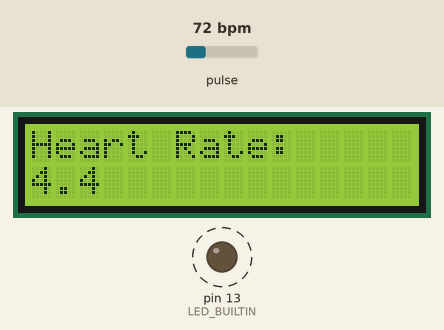
Simulated run of this sketch. Board: Arduino Uno, built with avr-gcc and run on an emulated ATmega328P. On the bench: 16×2 character LCD, output pins drawn as LEDs (lit = HIGH). Dashed ring = blinking. The inputs (shaded band) are chosen by the test bench; at power-on: pulse 72 bpm. What the sketch prints to the serial monitor is not drawn.

Above: at 3.3 s.
3.4 s: pulse set to 130 bpm
At 3.56 s:
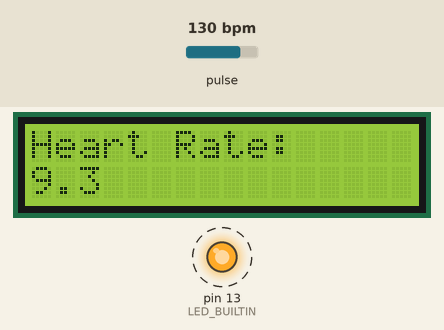
4.9 s: pulse set to 42 bpm
At 6.0 s:
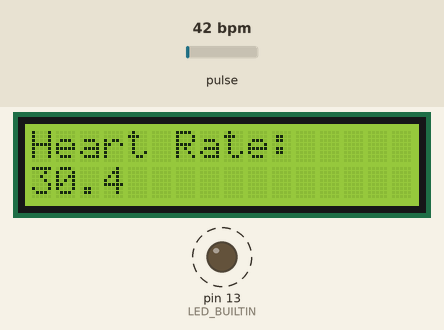
7.9 s: pulse set to 70 bpm
At 8.4 s:
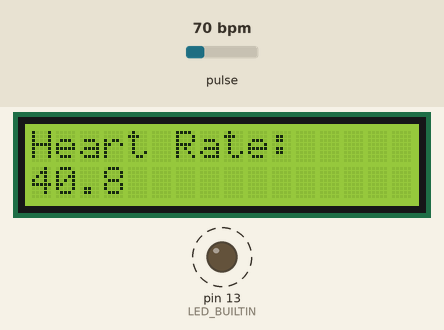
Timing chart, 0 to 16.3 s (numbered marks = the images above; inputs shaded):
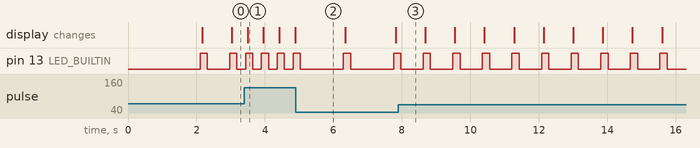

Measured:
- after the input at 4.9 s, pin 13 (LED_BUILTIN): LOW → HIGH after 1.4 s, → LOW 0.21 s later, → HIGH 1.3 s later
- after the input at 7.9 s, pin 13 (LED_BUILTIN): alternates HIGH for 0.21 s and LOW for 0.65 s, starting after 0.72 s
- by itself, pin 13 (LED_BUILTIN): alternates HIGH for 0.21 s and LOW for 0.25 s
- what the display in image 1 shows lasts 0.5 s, from 3.5 s to 4.0 s

The sketch:

PulseDisplayBluetooth_Git.ino
```cpp
#include <LiquidCrystal.h>
#include <PulseSensorPlayground.h>
#include <SoftwareSerial.h>

// Pulse sensor pin and object. Taken from PulseSensorPlayground Library
// PulseSensorPlayground object has built-in filtering and smoothing of pulse which was modified and added to in the sketch.
const int PulseWire = 0;               // PulseSensor GREEN WIRE connected to ANALOG PIN 0
const int LED = LED_BUILTIN;           // The on-board Arduino LED, close to PIN 13.
int Threshold = 250;                   // Orignal threshold (550) changed to 250 for threshold filtering. Higher thresholds prone to missing fait heartbeats
PulseSensorPlayground pulseSensor;     // PulseSensorPlayground object named pulseSensor

// LCD pin. Taken from LiquidCrystal Library
const int rs = 12, en = 11, d4 = 5, d5 = 4, d6 = 3, d7 = 2; // defines specific arduino pins that connect to control and data pins of LCD
LiquidCrystal lcd(rs, en, d4, d5, d6, d7); // LiquidCrystal object named lcd

// Bluetooth pin. Taken from SoftwareSerial Library
SoftwareSerial BTSerial(10, 9);        // SoftwareSerial object named BTSerial. Used set-up connect to HC-05 Bluetooth module

// We have set up a smoothing filter to stablise BPM readings from pulse sensor, using our own code.
const int filterSize = 20;             // Filter size for smoothing BPM readings. Avergaes over last 20 readings to reduce noise and smooth pulse
int bpmReadings[filterSize] = {0};     // Array to stores last `filterSize` BPM readings. Oldest reading is replaced by newest in circular manner
int currentReadingIndex = 0;           // Index for the current reading in the array
float smoothedBPM = 0.0;               // stores value of filtered BPM as a float after applying smoothing filter calculation

// We have set up weighting factors for additional filtering
// Type of low pass filtering that assigns more importance (weight) to more recent values in the filter size array
float weights[filterSize];             // Array to store the weights
float totalWeight = 0.0;               // Sum of weights for normalization

void setup() {
  Serial.begin(115200);                // Initialise Serial Monitor. Sets baud rate to 115200 allowing for fast data transfer to computer
  BTSerial.begin(9600);                // Initialise software serial communication on the BTSeriaL object. Sets default baud rate of 9600 for HC-05

  // Configure the PulseSensor object. Taken from PulseSensor Library
  pulseSensor.analogInput(PulseWire);  // Defines anologue input pin to read data. Previosuly set to A0 for PulseWire
  pulseSensor.blinkOnPulse(LED);       // Blink Arduino's LED with heartbeat
  pulseSensor.setThreshold(Threshold); // Defines threshold of PulseSensor object as 250

  // Initialize weights with exponential values to improve smoothing. Formula for exponential weight provided by CHATGPT
  for (int i = 0; i < filterSize; i++) { // Iterates over each element in the weight array
    weights[i] = pow(0.9, filterSize - i - 1); // Formula for exponential weights. Sets base of 0.9 raised to a decreasing exponent.
    totalWeight += weights[i];         // Accumulates sum of all weights for normalisation
  }

  // Initialize LCD. Taken from LiquidCrystal Library
  lcd.begin(16, 2);                    // Set up the LCD's number of columns and rows
  lcd.print("HR Monitor");     // Print a message on the first row
  delay(2000);                         // Wait 2 seconds before starting to display BPM
  lcd.clear();                         // Clear the LCD for BPM display

 // Added our own code to SoftwareSerial Library. Checks data can be wirelessly sent
  if (pulseSensor.begin()) {
    BTSerial.print("We created a pulseSensor Object !");
  }
}
  // From PulseSensoryPlayground Library
void loop() {
  if (pulseSensor.sawStartOfBeat()) {             // Check if a beat happened
    int myBPM = pulseSensor.getBeatsPerMinute();  // Get the raw BPM reading
    BTSerial.print("♥  A HeartBeat Happened ! "); // If test is "true", print a message "a heartbeat happened" in Bluetooth device

    // Update the bpmReadings array with the new BPM value
    bpmReadings[currentReadingIndex] = myBPM;     // Inserts latest BPM reading (myBPM) into bpmReadings array at position indicated by currentReadingIndex
    currentReadingIndex = (currentReadingIndex + 1) % filterSize; // Modulus operator implements circular buffer.  Move to next index and wrap back round to zero

    // We have set up the formaula to calculate the smoothed pulse using a Weighted Moving Average (WMA)
    float weightedSum = 0.0;      // Initialise weightedSum to store weighted BPM readings (bpmReadings)
    for (int i = 0; i < filterSize; i++) {        // Loop iterates through each element in bpmReadings and weights up to the filterSize
      int index = (currentReadingIndex + i) % filterSize;  // Use the circular buffer for correct order
      weightedSum += bpmReadings[index] * weights[i];      // Multiply each bpm reading by its weight to return the weightedSum
    }
    // Eqaution we have set up takes 80% of previous smoothedMBPM and adds 20% of incoming smoothedBPM to it for more graduaal and smooth transitions
    smoothedBPM = smoothedBPM * 0.8 + (weightedSum / totalWeight) * 0.2; // Use WMA to pply low-pass filter to unfiltered BPM

    // Output for Serial Plotter. Taken from CHATGPT
    Serial.print(myBPM);                // Section outputs unfiltered (raw) BPM and the filtered (smoothed) BPM in comma-seperated format
    Serial.print(",");                  // Separate values with comma so Serial Plotter recognises 2 distinct lists and generates 2 seperates lines on the graph
    Serial.println(smoothedBPM);

    // Output for Serial Monitor
    Serial.print("Raw BPM");             // Section outputs unfiltered (raw) BPM and the filtered (smoothed) BPM in regular format
    Serial.print(myBPM);
    Serial.print("   Filtered BPM: ");
    Serial.println(smoothedBPM);

    // Update LCD display with the filtered BPM
    lcd.setCursor(0, 0);               // Set cursor to the beginning of the first row
    lcd.print("Heart Rate:");          // Label for clarity. Take filter BPM as "Heart Rate' on the LCD
    lcd.setCursor(0, 1);               // Set cursor to the beginning of the second row
    lcd.print("        ");             // Clear any residual characters on the second row before updating with new BPM
    lcd.setCursor(0, 1);               // Reset cursor to the beginning of the second row
    lcd.print(smoothedBPM, 1);         // Print filtered BPM with one decimal place

    // Send text and data of filtered BPM to wirelessly connected Blutetooh device
    BTSerial.print("Your heart rate is: ");
    BTSerial.print(smoothedBPM, 1);
    BTSerial.print("\n");              // New line after each BPM transmission for the next BPM reading
  }

  delay(50);  // Taken from PulseSensorPlayground Library. Delay was increased from 20 to 50 for more stability
}
```
